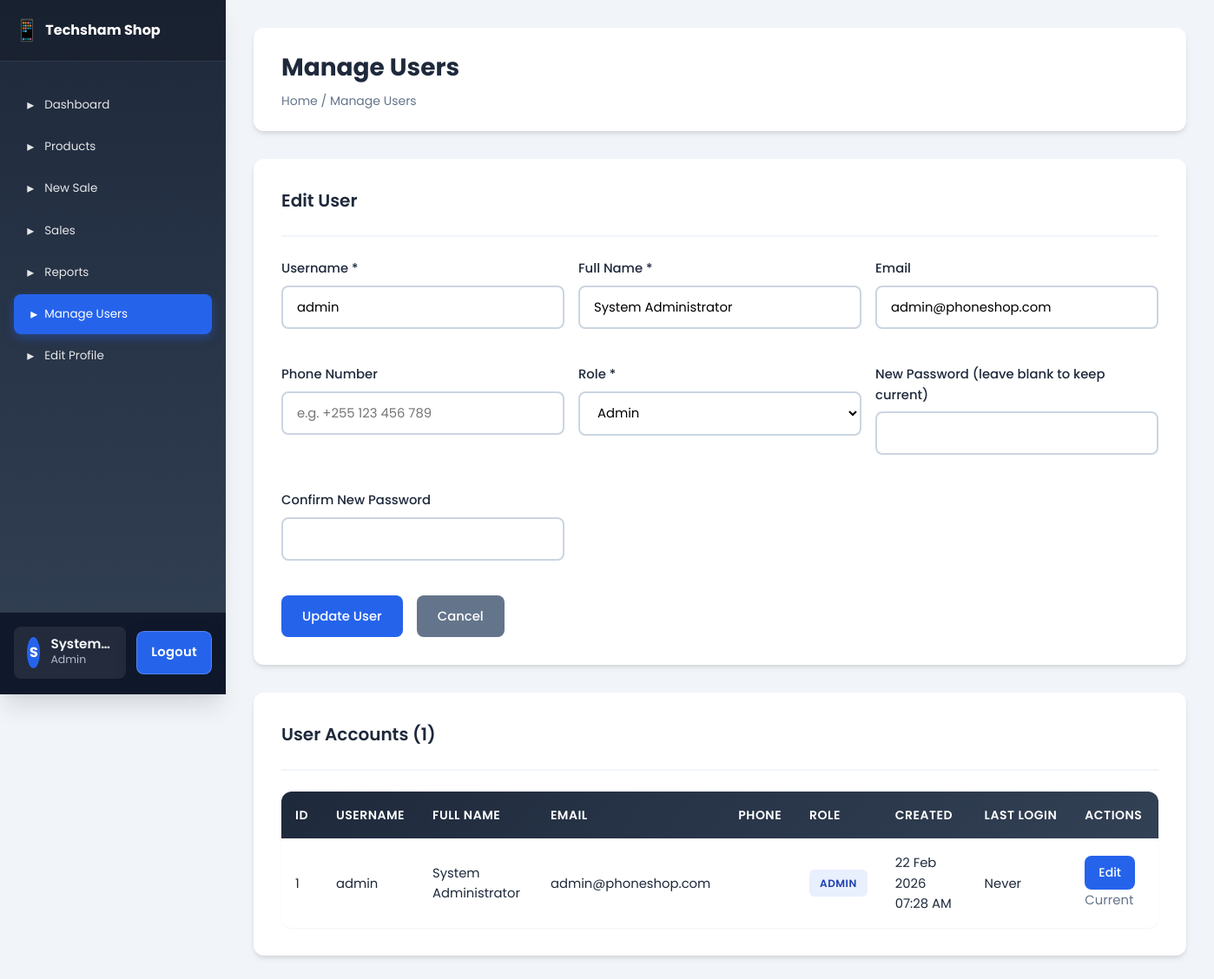
Page /manage_users.php?edit=1 (signed in) on the committed database.
### tables this page shows
CREATE TABLE IF NOT EXISTS users (
    id INT(11) AUTO_INCREMENT PRIMARY KEY,
    username VARCHAR(50) NOT NULL UNIQUE,
    password VARCHAR(255) NOT NULL,
    full_name VARCHAR(100) NOT NULL,
    email VARCHAR(100),
    phone_number VARCHAR(20),
    role ENUM('admin') DEFAULT 'admin',
    created_at TIMESTAMP DEFAULT CURRENT_TIMESTAMP,
    last_login TIMESTAMP NULL
);

### includes/functions.php (called while the page is built, shortened)
<?php
function formatDateTime($datetime) {
    return date('d M Y h:i A', strtotime($datetime));
}
function getUserById($pdo, $id) {
    $stmt = $pdo->prepare("SELECT id, username, full_name, email, role, created_at, last_login FROM users WHERE id = ?");
    $stmt->execute([$id]);
    return $stmt->fetch();
}
function getAllUsers($pdo) {
    $stmt = $pdo->query("SELECT id, username, full_name, email, role, created_at, last_login FROM users ORDER BY created_at DESC");
    return $stmt->fetchAll();
}
?>

### manage_users.php (the view, shortened to what this page needs)
<?php
require_once 'includes/config.php';
require_once 'includes/functions.php';
$editUser = null;
if (isset($_GET['edit'])) {
    $editUser = getUserById($pdo, intval($_GET['edit']));
}
$users = getAllUsers($pdo);
?>
<!DOCTYPE html>
<html lang="en">
<head>
    <link rel="stylesheet" href="css/style.css">
</head>
<body>
    <div class="layout">
        <?php include 'includes/sidebar.php'; ?>
        <div class="main-content">
            <div class="top-bar">
                <div>
                    <h1 class="page-title">Manage Users</h1>
                    <div class="breadcrumb">Home / Manage Users</div>
                </div>
            </div>
            <div class="card">
                <div class="card-header">
                    <h2 class="card-title"><?php echo $editUser ? 'Edit User' : 'Add New User'; ?></h2>
                </div>
                <form method="POST" action="">
                    <div style="display: grid; grid-template-columns: repeat(auto-fit, minmax(260px, 1fr)); gap: 1rem;">
                        <div class="form-group">
                            <label class="form-label">Username *</label>
                            <input type="text" name="username" class="form-control" value="<?php echo $editUser ? htmlspecialchars($editUser['username']) : ''; ?>" required>
                        </div>
                        <div class="form-group">
                            <label class="form-label">Full Name *</label>
                            <input type="text" name="full_name" class="form-control" value="<?php echo $editUser ? htmlspecialchars($editUser['full_name']) : ''; ?>" required>
                        </div>
                        <div class="form-group">
                            <label class="form-label">Email</label>
                            <input type="email" name="email" class="form-control" value="<?php echo $editUser ? htmlspecialchars($editUser['email']) : ''; ?>">
                        </div>
                        <div class="form-group">
                            <label class="form-label">Phone Number</label>
                            <input type="tel" name="phone_number" class="form-control" value="<?php echo $editUser ? htmlspecialchars($editUser['phone_number'] ?? '') : ''; ?>" placeholder="e.g. +255 123 456 789">
                        </div>
                        <div class="form-group">
                            <label class="form-label">Role *</label>
                            <select name="role" class="form-control" required>
                                <option value="admin" <?php echo ($editUser && $editUser['role'] === 'admin') ? 'selected' : ''; ?>>Admin</option>
                            </select>
                        </div>
                        <div class="form-group">
                            <label class="form-label"><?php echo $editUser ? 'New Password' : 'Password'; ?> <?php echo $editUser ? '(leave blank to keep current)' : '*'; ?></label>
                            <input type="password" name="password" class="form-control" <?php echo $editUser ? '' : 'required'; ?>>
                        </div>
                        <div class="form-group">
                            <label class="form-label"><?php echo $editUser ? 'Confirm New Password' : 'Confirm Password'; ?></label>
                            <input type="password" name="password_confirm" class="form-control" <?php echo $editUser ? '' : 'required'; ?>>
                        </div>
                    </div>
                    <div class="flex gap-1" style="margin-top: 1rem;">
                        <button type="submit" class="btn btn-primary"><?php echo $editUser ? 'Update User' : 'Add User'; ?></button>
                        <?php if ($editUser): ?><a href="manage_users.php" class="btn btn-secondary">Cancel</a><?php endif; ?>
                    </div>
                </form>
            </div>
            <div class="card">
                <div class="card-header">
                    <h2 class="card-title">User Accounts (<?php echo count($users); ?>)</h2>
                </div>
                <div class="table-container">
                    <table class="table">
                        <thead>
                            <tr>
                                <th>ID</th>
                                <th>Username</th>
                                <th>Full Name</th>
                                <th>Email</th>
                                <th>Phone</th>
                                <th>Role</th>
                                <th>Created</th>
                                <th>Last Login</th>
                                <th>Actions</th>
                            </tr>
                        </thead>
                        <tbody>
                            <?php foreach ($users as $user): ?>
                                <tr>
                                    <td><?php echo $user['id']; ?></td>
                                    <td><?php echo htmlspecialchars($user['username']); ?></td>
                                    <td><?php echo htmlspecialchars($user['full_name']); ?></td>
                                    <td><?php echo htmlspecialchars($user['email']); ?></td>
                                    <td><?php echo htmlspecialchars($user['phone_number'] ?? ''); ?></td>
                                    <td><span class="badge badge-primary"><?php echo ucfirst($user['role']); ?></span></td>
                                    <td><?php echo formatDateTime($user['created_at']); ?></td>
                                    <td><?php echo $user['last_login'] ? formatDateTime($user['last_login']) : 'Never'; ?></td>
                                    <td>
                                        <a href="manage_users.php?edit=<?php echo $user['id']; ?>" class="btn btn-sm btn-primary">Edit</a>
                                        <?php if ($user['id'] !== $_SESSION['user_id']): ?>
                                            <a href="manage_users.php?delete=<?php echo $user['id']; ?>" class="btn btn-sm btn-danger" onclick="return confirm('Delete this user?');">Delete</a>
                                        <?php else: ?>
                                            <span class="text-muted">Current</span>
                                        <?php endif; ?>
                                    </td>
                                </tr>
                            <?php endforeach; ?>
                        </tbody>
                    </table>
                </div>
            </div>
        </div>
    </div>
</body>
</html>

### css/style.css (style rules this page uses)
:root { --primary: #2563eb; --primary-dark: #1e40af; --primary-light: #3b82f6; --accent: #10b981; --accent-dark: #059669; --warning: #f59e0b; --danger: #ef4444; --info: #06b6d4; --dark: #1e293b; --dark-soft: #334155; --gray: #64748b; --gray-light: #cbd5e1; --gray-lighter: #f1f5f9; --white: #ffffff; --font-primary: 'Poppins', -apple-system, BlinkMacSystemFont, 'Segoe UI', sans-serif; --font-mono: 'Fira Code', 'Courier New', monospace; --spacing-xs: 0.5rem; --spacing-sm: 1rem; --spacing-md: 1.5rem; --spacing-lg: 2rem; --spacing-xl: 3rem; --radius-sm: 0.375rem; --radius-md: 0.5rem; --radius-lg: 0.75rem; --radius-xl: 1rem; --shadow-sm: 0 1px 2px 0 rgba(0, 0, 0, 0.05); --shadow-md: 0 4px 6px -1px rgba(0, 0, 0, 0.1), 0 2px 4px -1px rgba(0, 0, 0, 0.06); --shadow-lg: 0 10px 15px -3px rgba(0, 0, 0, 0.1), 0 4px 6px -2px rgba(0, 0, 0, 0.05); --shadow-xl: 0 20px 25px -5px rgba(0, 0, 0, 0.1), 0 10px 10px -5px rgba(0, 0, 0, 0.04); --transition: all 0.3s cubic-bezier(0.4, 0, 0.2, 1); }
* { margin: 0; padding: 0; box-sizing: border-box; }
html { font-size: 16px; }
body { font-family: var(--font-primary); background: var(--gray-lighter); color: var(--dark); line-height: 1.6; overflow-x: hidden; }
.layout { display: flex; min-height: 100vh; }
.main-content { flex: 1; margin-left: 240px; padding: var(--spacing-lg); transition: var(--transition); }
.top-bar { background: var(--white); padding: var(--spacing-md) var(--spacing-lg); border-radius: var(--radius-lg); box-shadow: var(--shadow-md); margin-bottom: var(--spacing-lg); display: flex; justify-content: space-between; align-items: center; }
.page-title { font-size: 1.75rem; font-weight: 700; color: var(--dark); display: flex; align-items: center; gap: var(--spacing-sm); }
.breadcrumb { font-size: 0.875rem; color: var(--gray); margin-top: 0.25rem; }
.card { background: var(--white); border-radius: var(--radius-lg); box-shadow: var(--shadow-md); padding: var(--spacing-lg); margin-bottom: var(--spacing-lg); transition: var(--transition); }
.card-header { display: flex; justify-content: space-between; align-items: center; margin-bottom: var(--spacing-md); padding-bottom: var(--spacing-md); border-bottom: 2px solid var(--gray-lighter); }
.card-title { font-size: 1.25rem; font-weight: 600; color: var(--dark); }
.btn { display: inline-flex; align-items: center; justify-content: center; gap: 0.5rem; padding: 0.75rem 1.5rem; border: none; border-radius: var(--radius-md); font-size: 0.925rem; font-weight: 500; cursor: pointer; transition: var(--transition); text-decoration: none; font-family: var(--font-primary); text-align: center; user-select: none; -webkit-user-select: none; }
.btn-primary { background: var(--primary); color: var(--white); }
.btn-secondary { background: var(--gray); color: var(--white); }
.btn-sm { padding: 0.5rem 1rem; font-size: 0.875rem; }
.form-group { margin-bottom: var(--spacing-md); }
.form-label { display: block; font-weight: 500; color: var(--dark); margin-bottom: 0.5rem; font-size: 0.925rem; }
.form-control { width: 100%; padding: 0.75rem 1rem; border: 2px solid var(--gray-light); border-radius: var(--radius-md); font-size: 0.925rem; font-family: var(--font-primary); transition: var(--transition); background: var(--white); }
select.form-control { cursor: pointer; }
.table-container { overflow-x: auto; border-radius: var(--radius-lg); box-shadow: var(--shadow-sm); -webkit-overflow-scrolling: touch; }
.table { width: 100%; border-collapse: collapse; background: var(--white); min-width: 500px; }
.table thead { background: linear-gradient(135deg, var(--dark) 0%, var(--dark-soft) 100%); color: var(--white); }
.table thead th { padding: 1rem; text-align: left; font-weight: 600; font-size: 0.875rem; text-transform: uppercase; letter-spacing: 0.5px; white-space: nowrap; }
.table tbody tr { border-bottom: 1px solid var(--gray-lighter); transition: var(--transition); }
.table tbody td { padding: 1rem; font-size: 0.925rem; }
.table tbody tr:last-child { border-bottom: none; }
.badge { display: inline-block; padding: 0.375rem 0.75rem; border-radius: var(--radius-sm); font-size: 0.75rem; font-weight: 600; text-transform: uppercase; letter-spacing: 0.5px; }
.badge-primary { background: rgba(37, 99, 235, 0.1); color: var(--primary-dark); }
.text-muted { color: var(--gray); }
.flex { display: flex; }
.gap-1 { gap: var(--spacing-sm); }
@media (min-width: 1025px) { .main-content { margin-left: 260px; } }

### rows in the picture
users: username "admin", full_name "System Administrator", email "admin@phoneshop.com", role "Admin", id "1", role "ADMIN", created_at "22 Feb 2026 07:28 AM", shows "Never", shows "Current"

### other values in the picture
substr($_SESSION['full_name'], 0, 1) "S"
$_SESSION['full_name'] "System…"
$_SESSION['role'] "Admin"
count($users) "1"
